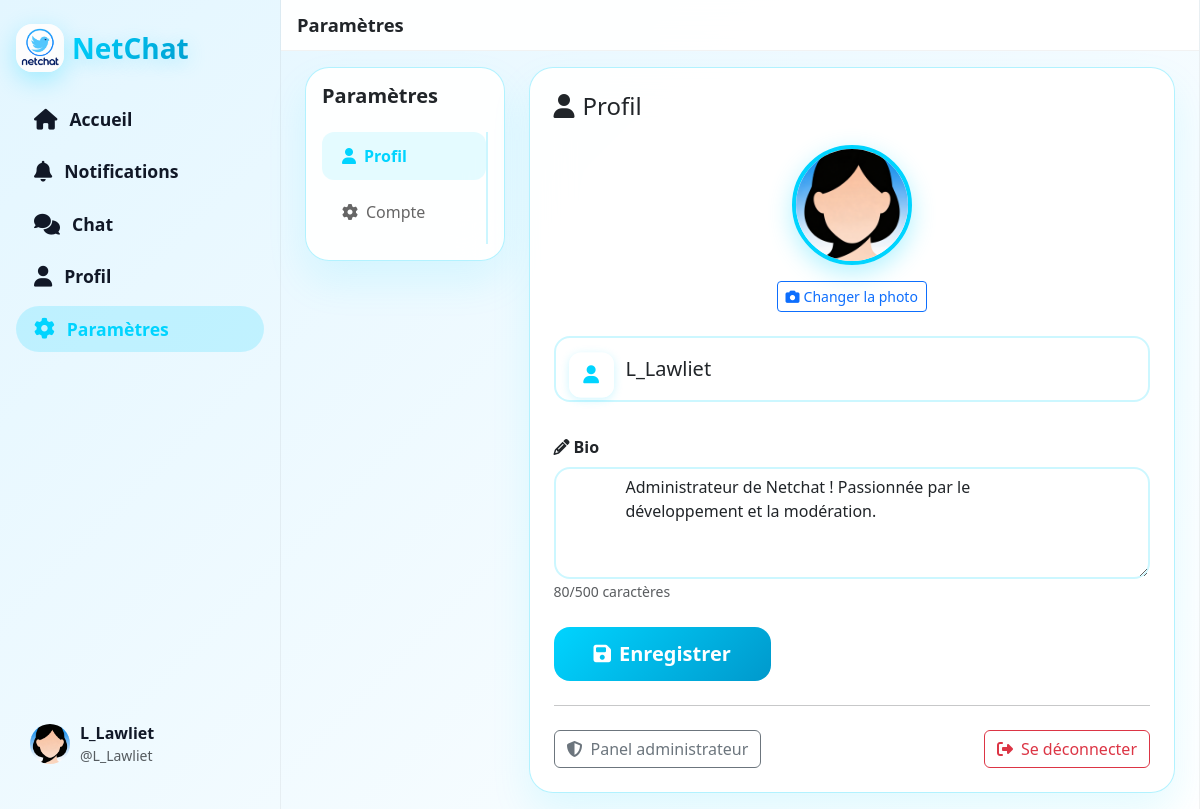
/public/settings (signed in), run on the app's committed database.
### tables this page shows
CREATE TABLE IF NOT EXISTS `users` (
  `id` int NOT NULL AUTO_INCREMENT,
  `username` varchar(50) NOT NULL,
  `email` varchar(100) NOT NULL,
  `password_hash` varchar(255) NOT NULL,
  `phone` varchar(20) DEFAULT NULL,
  `age` int DEFAULT NULL,
  `birthdate` date DEFAULT NULL,
  `profile_picture` varchar(255) DEFAULT 'assets/user_icon.png',
  `admin` tinyint(1) NOT NULL DEFAULT '0',
  `followers_count` int UNSIGNED NOT NULL DEFAULT '0',
  `bio` text,
  `status` enum('online','away','busy','offline') DEFAULT 'offline',
  `account_type` enum('user','moderator','administrator') DEFAULT 'user',
  `is_verified` tinyint(1) DEFAULT '0',
  `created_at` timestamp NULL DEFAULT CURRENT_TIMESTAMP,
  `last_login` timestamp NULL DEFAULT NULL,
  `google_id` varchar(100) DEFAULT NULL,
  `github_id` varchar(100) DEFAULT NULL,
  `provider` enum('local','google','github') DEFAULT 'local',
  PRIMARY KEY (`id`),
  UNIQUE KEY `username` (`username`),
  UNIQUE KEY `email` (`email`),
  UNIQUE KEY `unique_google` (`google_id`),
  UNIQUE KEY `unique_github` (`github_id`),
  KEY `idx_users_admin` (`admin`)
);

### core/BaseController.php (called while the page is built, shortened)
<?php
class BaseController {
    public function __construct() {
        require_once __DIR__ . '/../config/database.php';
        $this->db = Database::getInstance()->getConnection();
        if (isset($_SESSION['user_id'])) {
            require_once __DIR__ . '/../app/models/User.php';
        }
    }
    protected function view($viewName, $data = []) {
        $data['basePath'] = '/netchat/public';
        extract($data);
        $viewPath = __DIR__ . '/../app/views/' . $viewName . '.php';
        require $viewPath;
    }
}

### app/controllers/SettingsController.php (called while the page is built, shortened)
<?php
require_once __DIR__ . '/../../core/BaseController.php';
require_once __DIR__ . '/../models/User.php';
class SettingsController extends BaseController {
    private $userModel;
    public function __construct() {
        $this->userModel = new User($this->db);
    }
    public function index() {
        $user = $this->userModel->findById($_SESSION['user_id']);
        $errorMessages = [];
        $successMessage = '';
        $profile_picture = $user['profile_picture'] ?? 'assets/user_icon.png';
        $profile_picture_path = __DIR__ . '/../../public/' . $profile_picture;
        if (!file_exists($profile_picture_path)) {
            $profile_picture = 'assets/user_icon.png';
        }
        $this->view('settings/index', [
            'user' => $user,
            'profile_picture' => $profile_picture,
            'errorMessages' => $errorMessages,
            'successMessage' => $successMessage
        ]);
    }
}

### public/index.php (called while the page is built, shortened)
<?php
$router = new Router();
$router->get('/login', 'AuthController', 'login');
$router->post('/login', 'AuthController', 'login');
$router->get('/register', 'AuthController', 'register');
$router->post('/register', 'AuthController', 'register');
$router->get('/logout', 'LogoutController', 'logout');
$router->get('/', 'DashboardController', 'index');
$router->get('/dashboard', 'DashboardController', 'index');
$router->get('/notifications', 'NotificationsController', 'index');
$router->get('/chat', 'ChatController', 'index');
$router->get('/search', 'SearchController', 'index');
$router->get('/profile', 'ProfileController', 'show');
$router->get('/profil', 'ProfileController', 'show');
$router->get('/settings', 'SettingsController', 'index');
$router->post('/settings', 'SettingsController', 'index');
$router->get('/admin', 'AdminController', 'index');
$router->post('/comment/create', 'CommentController', 'create');
$router->post('/comment/delete', 'CommentController', 'delete');
$router->get('/password/edit', 'PasswordController', 'edit');
$router->post('/password/edit', 'PasswordController', 'edit');
$router->dispatch();

### config/database.php (called while the page is built)
<?php
class Database {
    private static $instance = null;
    private $pdo;
    private function __construct() {
        try {
            $this->pdo = new PDO(
                'mysql:host=127.0.0.1;dbname=netchat;charset=utf8mb4',
                'root',
                ''
            );
            $this->pdo->setAttribute(PDO::ATTR_ERRMODE, PDO::ERRMODE_EXCEPTION);
        } catch(PDOException $e) {
            die("Erreur DB: " . $e->getMessage());
        }
    }
    public static function getInstance() {
        if (self::$instance === null) {
            self::$instance = new self();
        }
        return self::$instance;
    }
    public function getConnection() {
        return $this->pdo;
    }
}

### app/models/User.php (called while the page is built, shortened)
<?php
class User {
    private $db;
    public function __construct($db) {
        $this->db = $db;
    }
    public function findById($id) {
        $stmt = $this->db->prepare("SELECT * FROM users WHERE id = ?");
        $stmt->execute([$id]);
        return $stmt->fetch(PDO::FETCH_ASSOC);
    }
}

### app/views/settings/index.php (the view, shortened to what this page needs)
<?php
include __DIR__ . '/../layouts/header.php';
?>
<div class="nc-layout">
    <aside class="nc-sidebar d-none d-md-block">
        <div class="nc-sidebar-inner">
            <div>
                <a href="<?= $basePath ?? '/netchat/public' ?>/" class="nc-sidebar-logo">
                    <img src="<?= $basePath ?? '/netchat/public' ?>/assets/logo.png" alt="NetChat">
                    <span class="netchat-title fs-3 fw-bold">NetChat</span>
                </a>
                <nav class="nc-sidebar-nav nav flex-column">
                    <a href="<?= $basePath ?? '/netchat/public' ?>/" class="nav-link">
                        <i class="fas fa-home"></i><span>Accueil</span>
                    </a>
                    <a href="<?= $basePath ?? '/netchat/public' ?>/notifications" class="nav-link">
                        <i class="fas fa-bell"></i><span>Notifications</span>
                    </a>
                    <a href="<?= $basePath ?? '/netchat/public' ?>/chat" class="nav-link">
                        <i class="fas fa-comments"></i><span>Chat</span>
                    </a>
                    <a href="<?= $basePath ?? '/netchat/public' ?>/profile?id=<?= (int)$_SESSION['user_id'] ?>" class="nav-link">
                        <i class="fas fa-user"></i><span>Profil</span>
                    </a>
                    <a href="<?= $basePath ?? '/netchat/public' ?>/settings" class="nav-link active">
                        <i class="fas fa-cog"></i><span>Paramètres</span>
                    </a>
                </nav>
            </div>
            <div>
                <a href="<?= $basePath ?? '/netchat/public' ?>/profile?id=<?= (int)$_SESSION['user_id'] ?>" class="nc-sidebar-profile">
                    <img src="<?= $basePath ?? '/netchat/public' ?>/<?= htmlspecialchars($profile_picture) ?>" alt="Profil">
                    <div>
                        <div class="fw-semibold"><?= htmlspecialchars($user['username'] ?? $_SESSION['username']) ?></div>
                        <div class="text-muted small">@<?= htmlspecialchars($user['username'] ?? $_SESSION['username']) ?></div>
                    </div>
                </a>
            </div>
        </div>
    </aside>
    <main class="nc-main-column">
        <div class="nc-main-header">
            <h5>Paramètres</h5>
        </div>
        <div class="px-4 py-3">
            <div class="row">
                <div class="col-lg-3 mb-4">
                    <div class="netchat-card p-3">
                        <h5 class="mb-4 fw-bold">Paramètres</h5>
                        <nav class="nav flex-column settings-nav">
                            <a class="nav-link active" data-section="profile" href="#profile">
                                <i class="fas fa-user me-2"></i>Profil
                            </a>
                            <a class="nav-link" data-section="account" href="#account">
                                <i class="fas fa-cog me-2"></i>Compte
                            </a>
                        </nav>
                    </div>
                </div>
                <div class="col-lg-9">
                    <div class="netchat-card p-4">
                        <div id="profile-section" class="settings-content">
                            <h4 class="mb-4">
                                <i class="fas fa-user me-2"></i>Profil
                            </h4>
                            <form method="POST" action="/netchat/public/settings" enctype="multipart/form-data" class="needs-validation" novalidate id="profileForm">
                                <div class="text-center mb-4">
                                    <img src="<?= $basePath ?? '/netchat/public' ?>/<?= htmlspecialchars($profile_picture) ?>"
                                         alt="Photo de profil"
                                         class="rounded-circle mb-3"
                                         width="120"
                                         height="120"
                                         style="object-fit: cover; border: 4px solid var(--primary-blue); box-shadow: 0 8px 24px rgba(0, 212, 255, 0.3);"
                                         id="profile-preview">
                                    <div>
                                        <label for="profile_picture" class="btn btn-outline-primary btn-sm">
                                            <i class="fas fa-camera me-1"></i>Changer la photo
                                        </label>
                                    </div>
                                </div>
                                <div class="input-group-wrapper mb-4">
                                    <div class="floating-icon"><i class="fas fa-user"></i></div>
                                    <input type="text"
                                           name="username"
                                           id="username"
                                           class="form-control form-control-lg py-3"
                                           placeholder="Nom d'utilisateur"
                                           required
                                           maxlength="20"
                                           minlength="3"
                                           value="<?= htmlspecialchars($user['username']) ?>">
                                </div>
                                <div class="mb-4">
                                    <label for="bio" class="form-label fw-semibold mb-2">
                                        <i class="fas fa-pencil-alt me-1"></i>Bio
                                    </label>
                                    <textarea name="bio"
                                              id="bio"
                                              class="form-control"
                                              rows="4"
                                              maxlength="500"
                                              placeholder="Parlez-nous de vous..."><?= htmlspecialchars($user['bio'] ?? '') ?></textarea>
                                    <small class="text-muted">
                                        <span id="bio-count"><?= strlen($user['bio'] ?? '') ?></span>/500 caractères
                                    </small>
                                </div>
                                <button type="submit" class="btn btn-primary btn-lg">
                                    <i class="fas fa-save me-2"></i>Enregistrer
                                </button>
                            </form>
                            <hr class="my-4">
                            <div class="d-flex justify-content-end">
                                    <?php
                                        $isAdmin = false;
                                        if (!empty($user['account_type']) && in_array($user['account_type'], ['administrator', 'moderator'], true)) {
                                            $isAdmin = true;
                                        } elseif (!empty($user['admin']) && (int)$user['admin'] === 1) {
                                            $isAdmin = true;
                                        }
                                    ?>
                                    <?php if ($isAdmin): ?>
                                        <a href="<?= $basePath ?? '/netchat/public' ?>/admin" class="btn btn-outline-secondary me-auto">
                                            <i class="fas fa-shield-alt me-2"></i>Panel administrateur
                                        </a>
                                    <?php endif; ?>
                                <a href="<?= $basePath ?>/logout" class="btn btn-outline-danger">
                                    <i class="fas fa-sign-out-alt me-2"></i>Se déconnecter
                                </a>
                            </div>
                        </div>
                    </div>
                </div>
            </div>
        </div>
    </main>
</div>
<?php include __DIR__ . '/../layouts/footer.php'; ?>

### data on the page
users: username "L_Lawliet", bio "Administrateur de Netchat ! Passionnée par le développement et la modération.", bio "80"
